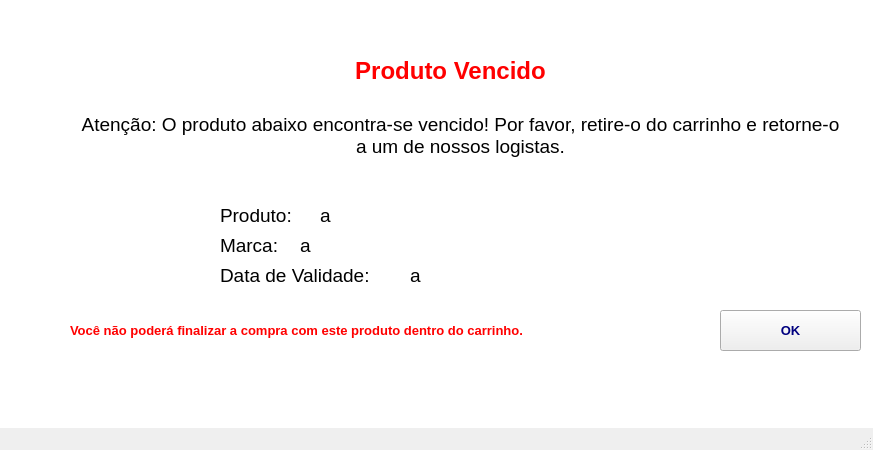
<?xml version="1.0" encoding="UTF-8"?>
<ui version="4.0">
 <class>MainWindow</class>
 <widget class="QMainWindow" name="MainWindow">
  <property name="geometry">
   <rect>
    <x>0</x>
    <y>0</y>
    <width>873</width>
    <height>450</height>
   </rect>
  </property>
  <property name="windowTitle">
   <string>MainWindow</string>
  </property>
  <widget class="QWidget" name="centralwidget">
   <widget class="QLabel" name="prod_venc_titulo">
    <property name="geometry">
     <rect>
      <x>320</x>
      <y>40</y>
      <width>261</width>
      <height>61</height>
     </rect>
    </property>
    <property name="font">
     <font>
      <pointsize>18</pointsize>
      <weight>75</weight>
      <bold>true</bold>
     </font>
    </property>
    <property name="styleSheet">
     <string notr="true">color: rgb(255, 0, 0);</string>
    </property>
    <property name="text">
     <string>Produto Vencido</string>
    </property>
    <property name="alignment">
     <set>Qt::AlignCenter</set>
    </property>
   </widget>
   <widget class="QLabel" name="prod_venc_texto">
    <property name="geometry">
     <rect>
      <x>80</x>
      <y>90</y>
      <width>761</width>
      <height>91</height>
     </rect>
    </property>
    <property name="font">
     <font>
      <pointsize>14</pointsize>
     </font>
    </property>
    <property name="text">
     <string>Atenção: O produto abaixo encontra-se vencido! Por favor, retire-o do carrinho e retorne-o a um de nossos logistas.</string>
    </property>
    <property name="alignment">
     <set>Qt::AlignCenter</set>
    </property>
    <property name="wordWrap">
     <bool>true</bool>
    </property>
   </widget>
   <widget class="QLabel" name="prod_venc_prod">
    <property name="geometry">
     <rect>
      <x>220</x>
      <y>200</y>
      <width>91</width>
      <height>31</height>
     </rect>
    </property>
    <property name="font">
     <font>
      <pointsize>14</pointsize>
     </font>
    </property>
    <property name="text">
     <string>Produto:</string>
    </property>
   </widget>
   <widget class="QLabel" name="prod_venc_marca">
    <property name="geometry">
     <rect>
      <x>220</x>
      <y>230</y>
      <width>91</width>
      <height>31</height>
     </rect>
    </property>
    <property name="font">
     <font>
      <pointsize>14</pointsize>
     </font>
    </property>
    <property name="text">
     <string>Marca:</string>
    </property>
   </widget>
   <widget class="QLabel" name="prod_venc_data">
    <property name="geometry">
     <rect>
      <x>220</x>
      <y>260</y>
      <width>181</width>
      <height>31</height>
     </rect>
    </property>
    <property name="font">
     <font>
      <pointsize>14</pointsize>
     </font>
    </property>
    <property name="text">
     <string>Data de Validade:</string>
    </property>
   </widget>
   <widget class="QLabel" name="res_prod_venc_prod">
    <property name="geometry">
     <rect>
      <x>320</x>
      <y>200</y>
      <width>511</width>
      <height>31</height>
     </rect>
    </property>
    <property name="font">
     <font>
      <pointsize>14</pointsize>
     </font>
    </property>
    <property name="text">
     <string>a</string>
    </property>
   </widget>
   <widget class="QLabel" name="res_prod_venc_marca">
    <property name="geometry">
     <rect>
      <x>300</x>
      <y>230</y>
      <width>521</width>
      <height>31</height>
     </rect>
    </property>
    <property name="font">
     <font>
      <pointsize>14</pointsize>
     </font>
    </property>
    <property name="text">
     <string>a</string>
    </property>
   </widget>
   <widget class="QLabel" name="res_prod_venc_data">
    <property name="geometry">
     <rect>
      <x>410</x>
      <y>260</y>
      <width>451</width>
      <height>31</height>
     </rect>
    </property>
    <property name="font">
     <font>
      <pointsize>14</pointsize>
     </font>
    </property>
    <property name="text">
     <string>a</string>
    </property>
   </widget>
   <widget class="QPushButton" name="prod_venc_ok">
    <property name="geometry">
     <rect>
      <x>720</x>
      <y>310</y>
      <width>141</width>
      <height>41</height>
     </rect>
    </property>
    <property name="font">
     <font>
      <pointsize>10</pointsize>
      <weight>75</weight>
      <bold>true</bold>
     </font>
    </property>
    <property name="styleSheet">
     <string notr="true">color: rgb(0, 0, 127);</string>
    </property>
    <property name="text">
     <string>OK</string>
    </property>
   </widget>
   <widget class="QLabel" name="prod_venc_texto_2">
    <property name="geometry">
     <rect>
      <x>70</x>
      <y>310</y>
      <width>641</width>
      <height>41</height>
     </rect>
    </property>
    <property name="font">
     <font>
      <pointsize>10</pointsize>
      <weight>75</weight>
      <bold>true</bold>
     </font>
    </property>
    <property name="styleSheet">
     <string notr="true">color: rgb(255, 0, 0);</string>
    </property>
    <property name="text">
     <string>Você não poderá finalizar a compra com este produto dentro do carrinho.</string>
    </property>
    <property name="alignment">
     <set>Qt::AlignLeading|Qt::AlignLeft|Qt::AlignVCenter</set>
    </property>
    <property name="wordWrap">
     <bool>true</bool>
    </property>
   </widget>
   <widget class="QLabel" name="fundo_branco">
    <property name="geometry">
     <rect>
      <x>-100</x>
      <y>-160</y>
      <width>1081</width>
      <height>731</height>
     </rect>
    </property>
    <property name="styleSheet">
     <string notr="true">background-color: rgb(255, 255, 255);</string>
    </property>
    <property name="text">
     <string/>
    </property>
   </widget>
   <zorder>fundo_branco</zorder>
   <zorder>prod_venc_titulo</zorder>
   <zorder>prod_venc_texto</zorder>
   <zorder>prod_venc_prod</zorder>
   <zorder>prod_venc_marca</zorder>
   <zorder>prod_venc_data</zorder>
   <zorder>res_prod_venc_prod</zorder>
   <zorder>res_prod_venc_marca</zorder>
   <zorder>res_prod_venc_data</zorder>
   <zorder>prod_venc_ok</zorder>
   <zorder>prod_venc_texto_2</zorder>
  </widget>
  <widget class="QMenuBar" name="menubar">
   <property name="geometry">
    <rect>
     <x>0</x>
     <y>0</y>
     <width>873</width>
     <height>26</height>
    </rect>
   </property>
  </widget>
  <widget class="QStatusBar" name="statusbar"/>
 </widget>
 <resources/>
 <connections/>
</ui>
